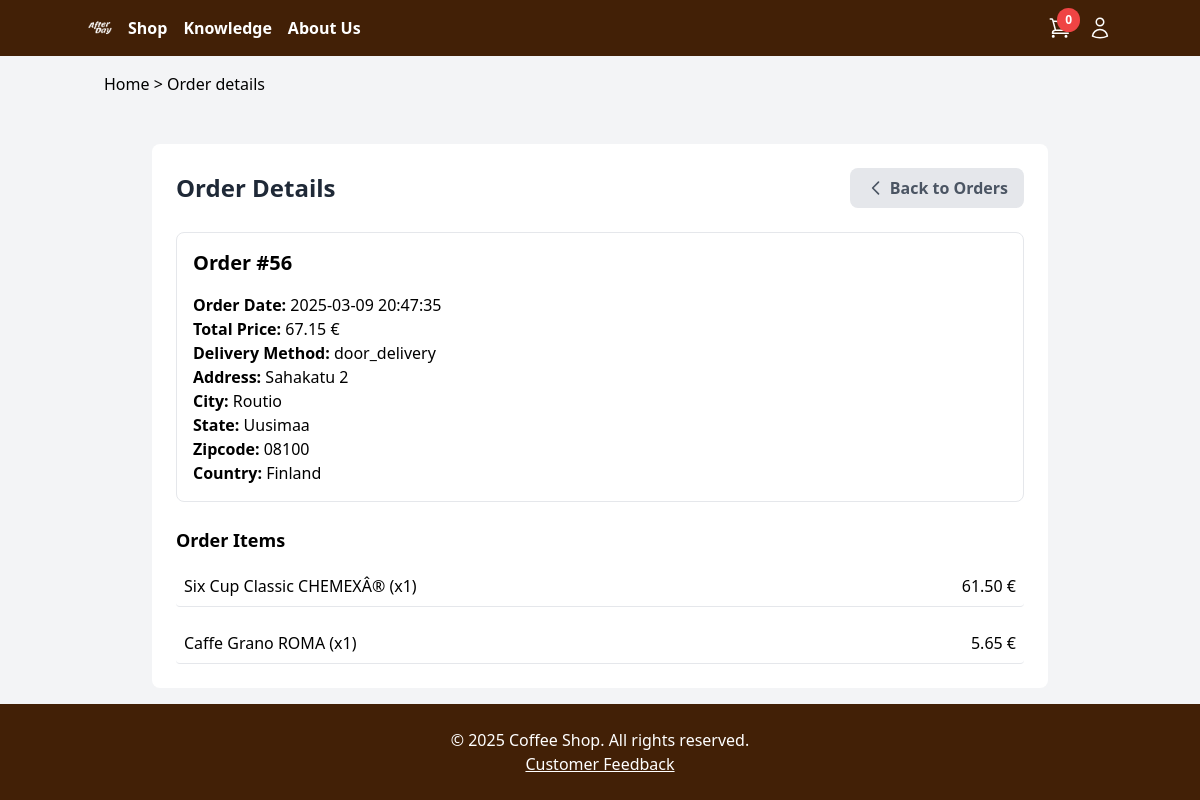
Page /order_details.php?id=56 (signed in) on the committed database.
### tables this page shows
CREATE TABLE `orders` (
  `id` int(11) NOT NULL,
  `customer_id` int(11) NOT NULL,
  `order_date` datetime DEFAULT current_timestamp(),
  `total_price_alv` decimal(10,2) NOT NULL DEFAULT 0.00,
  `delivery_method` enum('door_delivery','post_office','pickup') NOT NULL,
  `address` varchar(255) DEFAULT NULL,
  `city` varchar(100) DEFAULT NULL,
  `state` varchar(100) DEFAULT NULL,
  `zipcode` varchar(20) DEFAULT NULL,
  `country` varchar(100) DEFAULT NULL
);

CREATE TABLE `order_items` (
  `id` int(11) NOT NULL,
  `order_id` int(11) NOT NULL,
  `product_id` int(11) NOT NULL,
  `quantity` int(11) NOT NULL,
  `price_alv` decimal(10,2) DEFAULT NULL
);

CREATE TABLE `products` (
  `id` int(11) NOT NULL,
  `name` varchar(255) NOT NULL,
  `description` text DEFAULT NULL,
  `price` decimal(10,2) NOT NULL,
  `stock` int(11) NOT NULL,
  `image_url` varchar(255) DEFAULT NULL,
  `category` enum('coffee','coffee_maker') NOT NULL,
  `brand` varchar(255) NOT NULL,
  `price_alv` decimal(10,2) GENERATED ALWAYS AS (`price` * 1.255) STORED
);

### order_details.php (the view, shortened to what this page needs)
<?php
include 'includes/db.php';
include 'includes/header.php';
$order_id = $_GET['id'] ?? null;
$stmt = $db_connection->prepare("
    SELECT o.order_date, o.total_price_alv, o.delivery_method, o.address, o.city, o.state, o.zipcode, o.country
    FROM orders o
    WHERE o.id = ? AND o.customer_id = ?
");
$stmt->execute([$order_id, $_SESSION['user_id']]);
$order = $stmt->fetch(PDO::FETCH_ASSOC);
$items_stmt = $db_connection->prepare("
    SELECT oi.quantity, oi.price_alv, p.name, p.id as product_id
    FROM order_items oi
    JOIN products p ON oi.product_id = p.id
    WHERE oi.order_id = ?
");
$items_stmt->execute([$order_id]);
$order_items = $items_stmt->fetchAll(PDO::FETCH_ASSOC);
?>
<body class="bg-gray-100">
<div class=" flex flex-col h-screen justify-between">
<?php include 'navbar.php'?>
<div class="container mx-auto p-6 bg-white mt-8 max-w-4xl rounded-lg">
    <div class="flex items-center justify-between mb-6">
        <h2 class="text-2xl font-semibold text-gray-800">Order Details</h2>
        <a href="my_orders.php" class="bg-gray-200 hover:bg-gray-300 text-gray-600 font-semibold py-2 px-4 rounded-lg transition duration-200 flex items-center">
            <svg xmlns="http://www.w3.org/2000/svg" class="h-5 w-5 mr-1" fill="none" viewBox="0 0 24 24" stroke="currentColor">
                <path stroke-linecap="round" stroke-linejoin="round" stroke-width="2" d="M15 19l-7-7 7-7" />
            </svg>
            Back to Orders
        </a>
    </div>
    <div class="p-4 border rounded-lg mb-4">
        <h3 class="text-xl font-semibold mb-4">Order #<?= htmlspecialchars($order_id) ?></h3>
        <p><strong>Order Date:</strong> <?= htmlspecialchars($order['order_date']) ?></p>
        <p><strong>Total Price:</strong> <?= htmlspecialchars($order['total_price_alv']) ?> €</p>
        <p><strong>Delivery Method:</strong> <?= htmlspecialchars($order['delivery_method']) ?></p>
        <p><strong>Address:</strong> <?= htmlspecialchars($order['address']) ?></p>
        <p><strong>City:</strong> <?= htmlspecialchars($order['city']) ?></p>
        <p><strong>State:</strong> <?= htmlspecialchars($order['state']) ?></p>
        <p><strong>Zipcode:</strong> <?= htmlspecialchars($order['zipcode']) ?></p>
        <p><strong>Country:</strong> <?= htmlspecialchars($order['country']) ?></p>
    </div>
    <h4 class="text-lg font-semibold mt-6 mb-3">Order Items</h4>
    <?php if (count($order_items) > 0): ?>
        <ul class="space-y-4">
            <?php foreach ($order_items as $item): ?>
                <a href="product.php?id=<?= urlencode($item['product_id']) ?>&from=order_details&order_id=<?= urlencode($order_id) ?>" class="block hover:bg-blue-100 transition duration-200 border-b p-2 rounded">
                    <li class="flex justify-between items-center">
                        <span><?= htmlspecialchars($item['name']) ?> (x<?= htmlspecialchars($item['quantity']) ?>)</span>
                        <span><?= htmlspecialchars($item['price_alv']) ?> €</span>
                    </li>
                </a>
            <?php endforeach; ?>
        </ul>
    <?php else: ?>
        <p>No items found for this order.</p>
    <?php endif; ?>
</div>
<?php include 'includes/footer.php'; ?>
</div>
</body>
</html>

### rows in the picture
orders: order_date "2025-03-09 20:47:35", total_price_alv "67.15", delivery_method "door_delivery", address "Sahakatu 2", city "Routio", state "Uusimaa", zipcode "08100", country "Finland"
order_items: product.name "Six Cup Classic CHEMEXÂ®", quantity "1", price_alv "61.50"
order_items: product.name "Caffe Grano ROMA", quantity "1", price_alv "5.65"

### other values in the picture
$cartCount "0"
$order_id "56"
